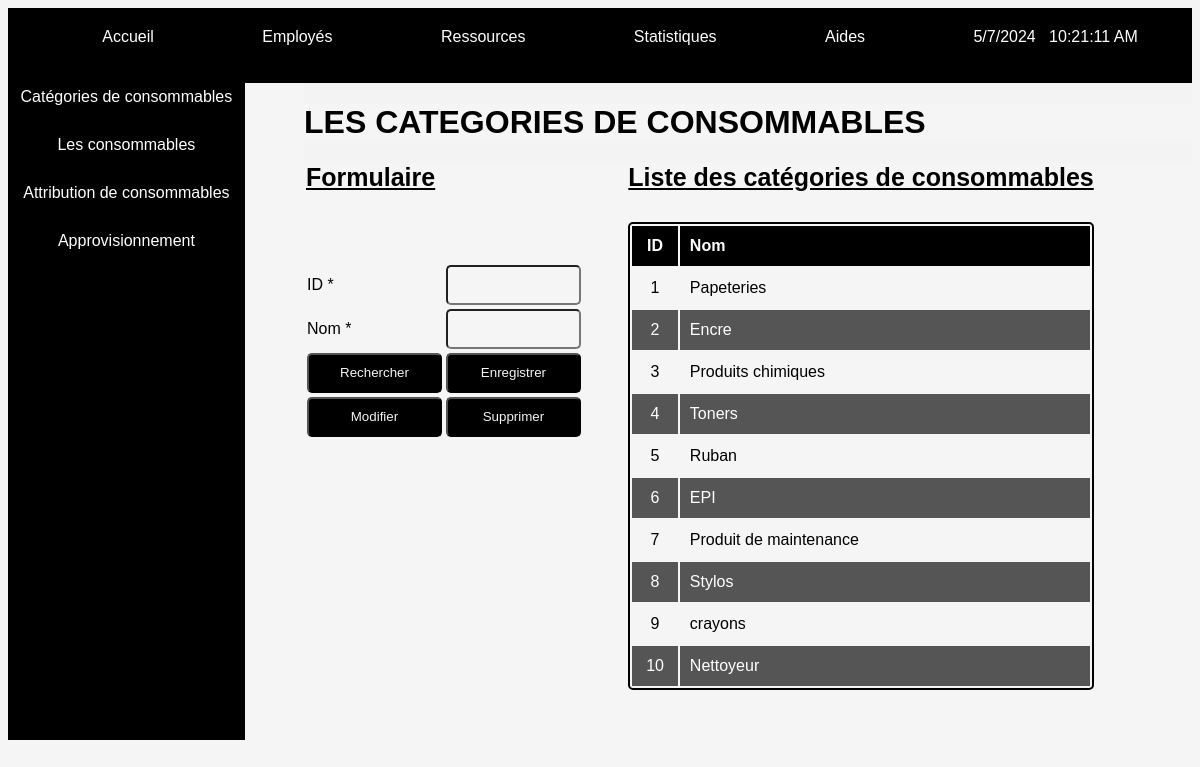
Page /ressources.php on the committed database.
### tables this page shows
CREATE TABLE IF NOT EXISTS `categorie` (
  `id_cat` int NOT NULL AUTO_INCREMENT,
  `nom_cat` varchar(100) NOT NULL,
  PRIMARY KEY (`id_cat`)
);

### graphi_print.php (called while the page is built, shortened)
<?php
    function getAllCategories(){
        $servername = "localhost";
        $username = "root";
        $password = "";
        $dbname = "graphi_print";
        try {
            $conn = new PDO("mysql:host=$servername;dbname=$dbname", $username, $password);
            $conn->setAttribute(PDO::ATTR_ERRMODE, PDO::ERRMODE_EXCEPTION);
            $sql = "SELECT * FROM Categorie";
            $stmt = $conn->query($sql);
            $services = $stmt->fetchAll(PDO::FETCH_ASSOC);
            return $services;
        } catch(PDOException $e) {
            echo "Erreur de connexion à la base de données : " . $e->getMessage();
        }
        }
?>

### ressources.php (the view, shortened to what this page needs)
<link rel="stylesheet" href="style.css">
<?php
        include "nav.php";
        $menuItems = array(
            "Accueil" => "./index.php",
            "Employe" => "./employe",
            "Ressources" => "./ressources.php",
            "Statistiques" => "",
            "Aides" => ""
        );
        echo create_nav_bar($menuItems);
        $idCategorie = 0;
        $nomCategorie = "";
        $couleur = "#f5f5f5";
        if(isset($_GET["rechercher"])){
            $idCategorie = intval($_GET["id_cat"]);
            $cat = getOneCategorie($idCategorie);
            if(!empty($cat)){
                $idCategorie = $cat[0]["id_cat"];
                $nomCategorie = $cat[0]["nom_cat"];
                $couleur = "green";
                $messageDalerte= "Recherche réussie";
            }
            else{
                $idCategorie = 0;
                $nomCategorie = "";
                $couleur = "red";
                $messageDalerte = "Echec de la recherche";
            }
        }
        else{
            $couleur = "#f5f5f5";
            $idCategorie = 0;
            $nomCategorie = "";
        }
?>
<div class= div-avec-aside id= div-avec-aside>
    <?php
        include "aside_page.php";
    ?>
    <div class="main">
        <h1>LES CATEGORIES DE CONSOMMABLES</h1>
        <article class= "main-article" id= "categories-main">
            <div class= "card-main">
                <form action="" method="get" class= formulaire style="border : 2 red">
                    <legend class=formulaire-legend>
                        Formulaire
                    </legend>
                    <div class ="alerte" style = "background-color : <?php echo $couleur; ?>;">
                    </div>
                    <div>
                            <table class= table-formulaire>
                                <tr>
                                    <td>ID <span>*</span> </td>
                                    <td><input type="number" name="id_cat" id="id_cat" value =" <?php  if(isset($idCategorie)) echo intval($idCategorie); ?>"></td>
                                </tr>
                                <tr>
                                    <td>Nom <span>*</span></td>
                                    <td><input type="text" name="nom_cat" id="nom_cat" value = "<?php  if(isset($nomCategorie)) echo $nomCategorie; ?>"></td>
                                </tr>
                                <tr>
                                    <td class = "formulaire-btn"><input type="submit" name="rechercher" value="Rechercher"></td>
                                    <td class = "formulaire-btn"><input type="submit" name="enregistrer" value="Enregistrer"></td>
                                </tr>
                                <tr>
                                    <td class = "formulaire-btn"><input type="submit" name="modifier" value="Modifier"></td>
                                    <td class = "formulaire-btn"><input type="submit" name="supprimer" value="Supprimer"></td>
                                </tr>
                            </table>
                    </div>
                </form>
            </div>
            <div class="card-main">
                <h2>Liste des catégories de consommables </h2>
                <table class="table-liste">
                    <thead class="table-header">
                        <tr >
                            <td>ID  </td>
                            <td>Nom</td>
                        </tr>
                    </thead>
                    <tbody class = "table-body">
                        <?php
                            $categories = getAllCategories();
                            foreach($categories as  $categorie){
                                echo <<<TR
                                    <tr>
                                        <td> {$categorie['id_cat']}</td>
                                        <td> {$categorie['nom_cat']}</td>
                                    </tr>
                                TR;
                            }
                        ?>
                    </tbody>
                </table>
            </div>
        </article>
    </div>
</div>

### style.css (style rules this page uses)
* { box-sizing: border-box; background-color: #f5f5f5; font-family: Arial, Helvetica, sans-serif; }
#div-avec-aside { display: flex; justify-content: space-between; gap: 2px; flex-direction: row; }
.main { width: 75%; background-color: #f3f3f3; text-align: left; display: inline-block; }
.main-article .card-main { display: block; text-align: center; margin-bottom: 50px; }
.main-article .card-main .formulaire { display: inline-block; text-align: left; height: 500px; }
.main-article .card-main .formulaire legend, .main-article .card-main h2 { text-decoration: underline; margin-bottom: 30px; font-size: 25px; font-weight: 700; }
.main-article .card-main .formulaire tr { width: 100%; }
.main-article .card-main .formulaire tr td { width: calc(100%/2); height: 30px; }
.main-article .card-main .formulaire tr td input, .main-article .card-main .formulaire tr td select, .main-article .card-main .formulaire tr td textarea { width: 100%; border-radius: 5px; }
.main-article .card-main .formulaire tr td input, .main-article .card-main .formulaire tr td select { height: 40px }
.main-article .card-main .formulaire tr .formulaire-btn input { background-color: #000; color: #f5f5f5; }
.main-article .card-main .table-liste { width: 90%; border: 2px solid #000; border-radius: 5px; }
.main-article .card-main .table-liste tr td { padding: 10px; height: 40px; font-weight: 500; }
.main-article .card-main .table-liste .table-header tr td { background-color: #000; color: #fff; font-weight: 800; }
.main-article .card-main .table-liste .table-body tr:nth-child(2n) td { background-color: #555; color: #fff; }
.main-article .card-main .table-liste .table-body tr:nth-child(2n+1) td { background-color: #f5f5f5; color: #000; }
.main-article .card-main .table-liste tr td:nth-child(1) { width: 10%; text-align: center; }
#categories-main, #consommables-main { display: flex; text-align: left; flex-direction: row; justify-content: start; gap: 5%; }
#categories-main .card-main { display: inline-block; }
#categories-main .card-main .formulaire { height: 270px; }
#categories-main .card-main h2 { margin-top: 0; }
#categories-main .card-main .table-liste { width: 100%; }
.main-article .card-main .alerte { color: #fff; font-size: 20px; padding: 20px 0; text-align: center; }

### rows in the picture
categorie: id_cat "1", nom_cat "Papeteries"
categorie: id_cat "2", nom_cat "Encre"
categorie: id_cat "3", nom_cat "Produits chimiques"
categorie: id_cat "4", nom_cat "Toners"
categorie: id_cat "5", nom_cat "Ruban"
categorie: id_cat "6", nom_cat "EPI"
categorie: id_cat "7", nom_cat "Produit de maintenance"
categorie: id_cat "8", nom_cat "Stylos"
categorie: id_cat "9", nom_cat "crayons"
categorie: id_cat "10", nom_cat "Nettoyeur"

### other values in the picture
$label "Catégories de consommables"
$label "Les consommables"
$label "Attribution de consommables"
$label "Approvisionnement"
